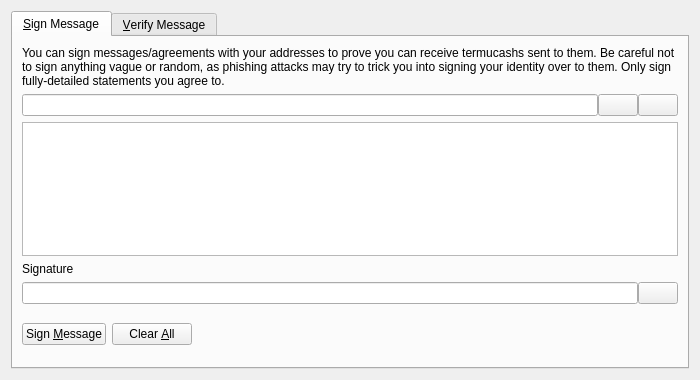
<?xml version="1.0" encoding="UTF-8"?>
<ui version="4.0">
 <class>SignVerifyMessageDialog</class>
 <widget class="QDialog" name="SignVerifyMessageDialog">
  <property name="geometry">
   <rect>
    <x>0</x>
    <y>0</y>
    <width>700</width>
    <height>380</height>
   </rect>
  </property>
  <property name="windowTitle">
   <string>Signatures - Sign / Verify a Message</string>
  </property>
  <property name="modal">
   <bool>true</bool>
  </property>
  <layout class="QVBoxLayout" name="verticalLayout">
   <item>
    <widget class="QTabWidget" name="tabWidget">
     <property name="currentIndex">
      <number>0</number>
     </property>
     <widget class="QWidget" name="tabSignMessage">
      <attribute name="title">
       <string>&amp;Sign Message</string>
      </attribute>
      <layout class="QVBoxLayout" name="verticalLayout_SM">
       <item>
        <widget class="QLabel" name="infoLabel_SM">
         <property name="text">
          <string>You can sign messages/agreements with your addresses to prove you can receive termucashs sent to them. Be careful not to sign anything vague or random, as phishing attacks may try to trick you into signing your identity over to them. Only sign fully-detailed statements you agree to.</string>
         </property>
         <property name="textFormat">
          <enum>Qt::PlainText</enum>
         </property>
         <property name="wordWrap">
          <bool>true</bool>
         </property>
        </widget>
       </item>
       <item>
        <layout class="QHBoxLayout" name="horizontalLayout_1_SM">
         <property name="spacing">
          <number>0</number>
         </property>
         <item>
          <widget class="QValidatedLineEdit" name="addressIn_SM">
           <property name="toolTip">
            <string>The Termucash address to sign the message with</string>
           </property>
          </widget>
         </item>
         <item>
          <widget class="QPushButton" name="addressBookButton_SM">
           <property name="toolTip">
            <string>Choose previously used address</string>
           </property>
           <property name="text">
            <string/>
           </property>
           <property name="icon">
            <iconset resource="../bitcoin.qrc">
             <normaloff>:/icons/address-book</normaloff>:/icons/address-book</iconset>
           </property>
           <property name="shortcut">
            <string>Alt+A</string>
           </property>
           <property name="autoDefault">
            <bool>false</bool>
           </property>
          </widget>
         </item>
         <item>
          <widget class="QPushButton" name="pasteButton_SM">
           <property name="toolTip">
            <string>Paste address from clipboard</string>
           </property>
           <property name="text">
            <string/>
           </property>
           <property name="icon">
            <iconset resource="../bitcoin.qrc">
             <normaloff>:/icons/editpaste</normaloff>:/icons/editpaste</iconset>
           </property>
           <property name="shortcut">
            <string>Alt+P</string>
           </property>
           <property name="autoDefault">
            <bool>false</bool>
           </property>
          </widget>
         </item>
        </layout>
       </item>
       <item>
        <widget class="QPlainTextEdit" name="messageIn_SM">
         <property name="toolTip">
          <string>Enter the message you want to sign here</string>
         </property>
        </widget>
       </item>
       <item>
        <widget class="QLabel" name="signatureLabel_SM">
         <property name="text">
          <string>Signature</string>
         </property>
         <property name="textFormat">
          <enum>Qt::PlainText</enum>
         </property>
        </widget>
       </item>
       <item>
        <layout class="QHBoxLayout" name="horizontalLayout_2_SM">
         <property name="spacing">
          <number>0</number>
         </property>
         <item>
          <widget class="QLineEdit" name="signatureOut_SM">
           <property name="font">
            <font>
             <italic>true</italic>
            </font>
           </property>
           <property name="readOnly">
            <bool>true</bool>
           </property>
          </widget>
         </item>
         <item>
          <widget class="QPushButton" name="copySignatureButton_SM">
           <property name="toolTip">
            <string>Copy the current signature to the system clipboard</string>
           </property>
           <property name="text">
            <string/>
           </property>
           <property name="icon">
            <iconset resource="../bitcoin.qrc">
             <normaloff>:/icons/editcopy</normaloff>:/icons/editcopy</iconset>
           </property>
           <property name="autoDefault">
            <bool>false</bool>
           </property>
          </widget>
         </item>
        </layout>
       </item>
       <item>
        <layout class="QHBoxLayout" name="horizontalLayout_3_SM">
         <item>
          <widget class="QPushButton" name="signMessageButton_SM">
           <property name="toolTip">
            <string>Sign the message to prove you own this Termucash address</string>
           </property>
           <property name="text">
            <string>Sign &amp;Message</string>
           </property>
           <property name="icon">
            <iconset resource="../bitcoin.qrc">
             <normaloff>:/icons/edit</normaloff>:/icons/edit</iconset>
           </property>
           <property name="autoDefault">
            <bool>false</bool>
           </property>
          </widget>
         </item>
         <item>
          <widget class="QPushButton" name="clearButton_SM">
           <property name="toolTip">
            <string>Reset all sign message fields</string>
           </property>
           <property name="text">
            <string>Clear &amp;All</string>
           </property>
           <property name="icon">
            <iconset resource="../bitcoin.qrc">
             <normaloff>:/icons/remove</normaloff>:/icons/remove</iconset>
           </property>
           <property name="autoDefault">
            <bool>false</bool>
           </property>
          </widget>
         </item>
         <item>
          <spacer name="horizontalSpacer_1_SM">
           <property name="orientation">
            <enum>Qt::Horizontal</enum>
           </property>
           <property name="sizeHint" stdset="0">
            <size>
             <width>40</width>
             <height>48</height>
            </size>
           </property>
          </spacer>
         </item>
         <item>
          <widget class="QLabel" name="statusLabel_SM">
           <property name="font">
            <font>
             <weight>75</weight>
             <bold>true</bold>
            </font>
           </property>
           <property name="text">
            <string/>
           </property>
           <property name="wordWrap">
            <bool>true</bool>
           </property>
          </widget>
         </item>
         <item>
          <spacer name="horizontalSpacer_2_SM">
           <property name="orientation">
            <enum>Qt::Horizontal</enum>
           </property>
           <property name="sizeHint" stdset="0">
            <size>
             <width>40</width>
             <height>48</height>
            </size>
           </property>
          </spacer>
         </item>
        </layout>
       </item>
      </layout>
     </widget>
     <widget class="QWidget" name="tabVerifyMessage">
      <attribute name="title">
       <string>&amp;Verify Message</string>
      </attribute>
      <layout class="QVBoxLayout" name="verticalLayout_VM">
       <item>
        <widget class="QLabel" name="infoLabel_VM">
         <property name="text">
          <string>Enter the receiver's address, message (ensure you copy line breaks, spaces, tabs, etc. exactly) and signature below to verify the message. Be careful not to read more into the signature than what is in the signed message itself, to avoid being tricked by a man-in-the-middle attack. Note that this only proves the signing party receives with the address, it cannot prove sendership of any transaction!</string>
         </property>
         <property name="textFormat">
          <enum>Qt::PlainText</enum>
         </property>
         <property name="alignment">
          <set>Qt::AlignLeading|Qt::AlignLeft|Qt::AlignTop</set>
         </property>
         <property name="wordWrap">
          <bool>true</bool>
         </property>
        </widget>
       </item>
       <item>
        <layout class="QHBoxLayout" name="horizontalLayout_1_VM">
         <property name="spacing">
          <number>0</number>
         </property>
         <item>
          <widget class="QValidatedLineEdit" name="addressIn_VM">
           <property name="toolTip">
            <string>The Termucash address the message was signed with</string>
           </property>
          </widget>
         </item>
         <item>
          <widget class="QPushButton" name="addressBookButton_VM">
           <property name="toolTip">
            <string>Choose previously used address</string>
           </property>
           <property name="text">
            <string/>
           </property>
           <property name="icon">
            <iconset resource="../bitcoin.qrc">
             <normaloff>:/icons/address-book</normaloff>:/icons/address-book</iconset>
           </property>
           <property name="shortcut">
            <string>Alt+A</string>
           </property>
           <property name="autoDefault">
            <bool>false</bool>
           </property>
          </widget>
         </item>
        </layout>
       </item>
       <item>
        <widget class="QPlainTextEdit" name="messageIn_VM"/>
       </item>
       <item>
        <widget class="QValidatedLineEdit" name="signatureIn_VM"/>
       </item>
       <item>
        <layout class="QHBoxLayout" name="horizontalLayout_2_VM">
         <item>
          <widget class="QPushButton" name="verifyMessageButton_VM">
           <property name="toolTip">
            <string>Verify the message to ensure it was signed with the specified Termucash address</string>
           </property>
           <property name="text">
            <string>Verify &amp;Message</string>
           </property>
           <property name="icon">
            <iconset resource="../bitcoin.qrc">
             <normaloff>:/icons/transaction_0</normaloff>:/icons/transaction_0</iconset>
           </property>
           <property name="autoDefault">
            <bool>false</bool>
           </property>
          </widget>
         </item>
         <item>
          <widget class="QPushButton" name="clearButton_VM">
           <property name="toolTip">
            <string>Reset all verify message fields</string>
           </property>
           <property name="text">
            <string>Clear &amp;All</string>
           </property>
           <property name="icon">
            <iconset resource="../bitcoin.qrc">
             <normaloff>:/icons/remove</normaloff>:/icons/remove</iconset>
           </property>
           <property name="autoDefault">
            <bool>false</bool>
           </property>
          </widget>
         </item>
         <item>
          <spacer name="horizontalSpacer_1_VM">
           <property name="orientation">
            <enum>Qt::Horizontal</enum>
           </property>
           <property name="sizeHint" stdset="0">
            <size>
             <width>40</width>
             <height>48</height>
            </size>
           </property>
          </spacer>
         </item>
         <item>
          <widget class="QLabel" name="statusLabel_VM">
           <property name="font">
            <font>
             <weight>75</weight>
             <bold>true</bold>
            </font>
           </property>
           <property name="text">
            <string/>
           </property>
           <property name="wordWrap">
            <bool>true</bool>
           </property>
          </widget>
         </item>
         <item>
          <spacer name="horizontalSpacer_2_VM">
           <property name="orientation">
            <enum>Qt::Horizontal</enum>
           </property>
           <property name="sizeHint" stdset="0">
            <size>
             <width>40</width>
             <height>48</height>
            </size>
           </property>
          </spacer>
         </item>
        </layout>
       </item>
      </layout>
     </widget>
    </widget>
   </item>
  </layout>
 </widget>
 <customwidgets>
  <customwidget>
   <class>QValidatedLineEdit</class>
   <extends>QLineEdit</extends>
   <header>qvalidatedlineedit.h</header>
  </customwidget>
 </customwidgets>
 <resources>
  <include location="../bitcoin.qrc"/>
 </resources>
 <connections/>
</ui>
